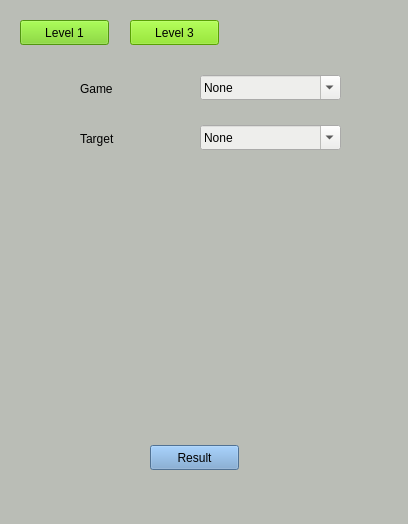
<?xml version="1.0" encoding="UTF-8"?>
<ui version="4.0">
 <class>MainWindow</class>
 <widget class="QMainWindow" name="MainWindow">
  <property name="geometry">
   <rect>
    <x>0</x>
    <y>0</y>
    <width>408</width>
    <height>524</height>
   </rect>
  </property>
  <property name="windowTitle">
   <string>Phone Advice</string>
  </property>
  <property name="styleSheet">
   <string notr="true">background-color: rgb(186, 189, 182);</string>
  </property>
  <widget class="QWidget" name="centralwidget">
   <widget class="QComboBox" name="game">
    <property name="enabled">
     <bool>true</bool>
    </property>
    <property name="geometry">
     <rect>
      <x>200</x>
      <y>75</y>
      <width>141</width>
      <height>25</height>
     </rect>
    </property>
    <property name="acceptDrops">
     <bool>false</bool>
    </property>
    <property name="autoFillBackground">
     <bool>false</bool>
    </property>
    <property name="styleSheet">
     <string notr="true">background-color: rgb(238, 238, 236);</string>
    </property>
    <property name="inputMethodHints">
     <set>Qt::ImhNone</set>
    </property>
    <property name="editable">
     <bool>true</bool>
    </property>
    <property name="sizeAdjustPolicy">
     <enum>QComboBox::AdjustToContentsOnFirstShow</enum>
    </property>
    <property name="duplicatesEnabled">
     <bool>false</bool>
    </property>
    <item>
     <property name="text">
      <string>None</string>
     </property>
    </item>
    <item>
     <property name="text">
      <string>Bad</string>
     </property>
    </item>
    <item>
     <property name="text">
      <string>Medium</string>
     </property>
    </item>
    <item>
     <property name="text">
      <string>Good</string>
     </property>
    </item>
   </widget>
   <widget class="QLabel" name="label_7">
    <property name="geometry">
     <rect>
      <x>80</x>
      <y>130</y>
      <width>67</width>
      <height>17</height>
     </rect>
    </property>
    <property name="text">
     <string>Target</string>
    </property>
   </widget>
   <widget class="QComboBox" name="target">
    <property name="enabled">
     <bool>true</bool>
    </property>
    <property name="geometry">
     <rect>
      <x>200</x>
      <y>125</y>
      <width>141</width>
      <height>25</height>
     </rect>
    </property>
    <property name="acceptDrops">
     <bool>false</bool>
    </property>
    <property name="autoFillBackground">
     <bool>false</bool>
    </property>
    <property name="styleSheet">
     <string notr="true">background-color: rgb(238, 238, 236);</string>
    </property>
    <property name="inputMethodHints">
     <set>Qt::ImhNone</set>
    </property>
    <property name="editable">
     <bool>true</bool>
    </property>
    <property name="sizeAdjustPolicy">
     <enum>QComboBox::AdjustToContentsOnFirstShow</enum>
    </property>
    <property name="duplicatesEnabled">
     <bool>false</bool>
    </property>
    <item>
     <property name="text">
      <string>None</string>
     </property>
    </item>
    <item>
     <property name="text">
      <string>Student</string>
     </property>
    </item>
    <item>
     <property name="text">
      <string>Business</string>
     </property>
    </item>
   </widget>
   <widget class="QPushButton" name="result">
    <property name="geometry">
     <rect>
      <x>150</x>
      <y>445</y>
      <width>89</width>
      <height>25</height>
     </rect>
    </property>
    <property name="styleSheet">
     <string notr="true">background-color: rgb(114, 159, 207);</string>
    </property>
    <property name="text">
     <string>Result</string>
    </property>
   </widget>
   <widget class="QLabel" name="label_8">
    <property name="geometry">
     <rect>
      <x>80</x>
      <y>80</y>
      <width>67</width>
      <height>17</height>
     </rect>
    </property>
    <property name="text">
     <string>Game</string>
    </property>
   </widget>
   <widget class="QPushButton" name="level3">
    <property name="geometry">
     <rect>
      <x>130</x>
      <y>20</y>
      <width>89</width>
      <height>25</height>
     </rect>
    </property>
    <property name="styleSheet">
     <string notr="true">background-color: rgb(124, 225, 5);</string>
    </property>
    <property name="text">
     <string>Level 3</string>
    </property>
   </widget>
   <widget class="QPushButton" name="level1">
    <property name="geometry">
     <rect>
      <x>20</x>
      <y>20</y>
      <width>89</width>
      <height>25</height>
     </rect>
    </property>
    <property name="styleSheet">
     <string notr="true">background-color: rgb(115, 210, 22);</string>
    </property>
    <property name="text">
     <string>Level 1</string>
    </property>
   </widget>
  </widget>
 </widget>
 <resources/>
 <connections/>
</ui>
